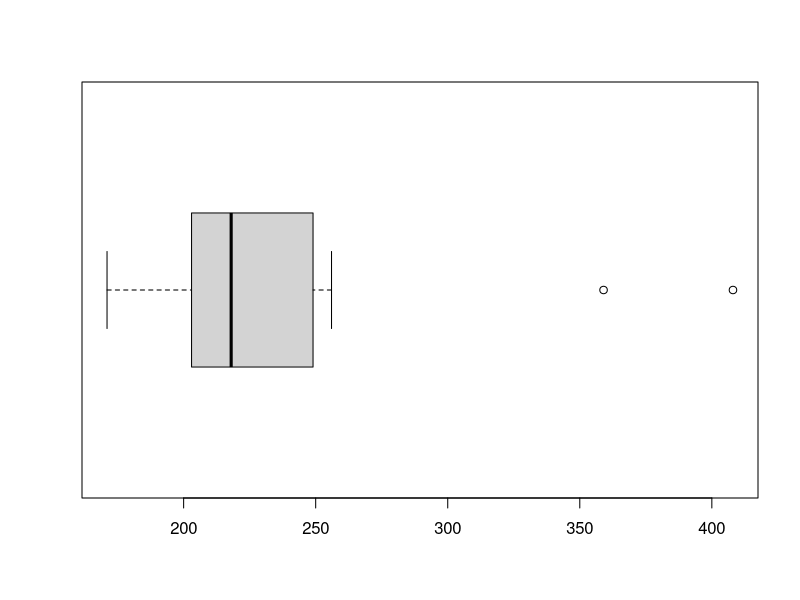
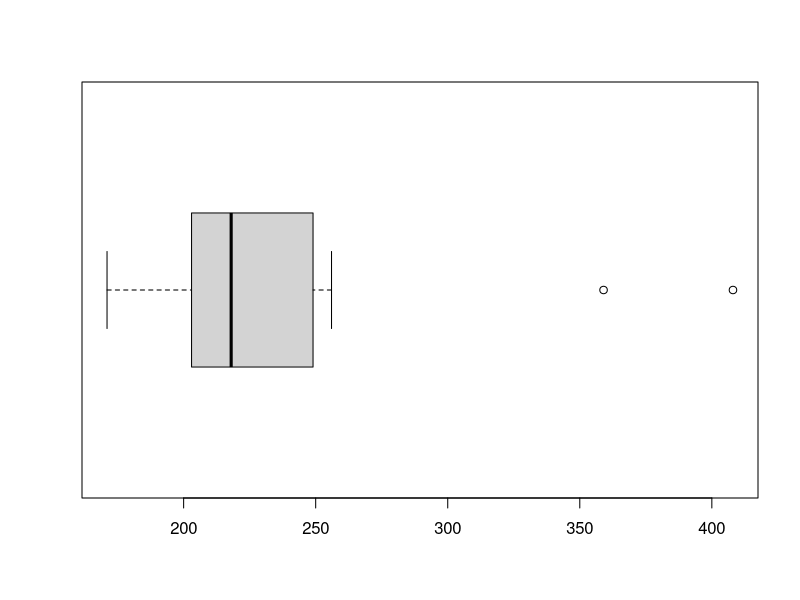

Recreate these plots in R, in order.
calculate_stats <- function(x) {
  # Calculate and print the mean of the data
  xbar <- mean(x)
  cat("Mean: ", xbar, "\n")
  
  # Calculate and print the median of the data
  med <- median(x)
  cat("Median: ", med, "\n")
  
  # Calculate and print the sample variance (s^2)
  s2 <- sum((x - xbar)^2) / (length(x) - 1)
  cat("Sample Variance (s^2): ", s2, "\n")
  
  # Calculate and print the sample standard deviation (s)
  s <- sqrt(s2)
  cat("Sample Standard Deviation (s): ", s, "\n")
  
  # Example usage
  # x <- c(5,5,5,6,7,8)
  # calculate_stats(x)
  
  # sample var and sample sd built-in functions - var(x) and sd(x)
}

calculate_population_stats <- function(x) {
  # Can also use built-in functions 
  # pop.var <- pop_var(x)  # Calculate population variance
  # pop.sd <- sqrt(pop_var(x))  # Calculate population standard deviation (sqrt of variance)
  
  # Calculate the mean of the data
  xbar <- mean(x)
  
  # Calculate the population variance
  pop_var <- sum((x - xbar)^2) / length(x)
  
  # Calculate the population standard deviation (square root of variance)
  pop_sd <- sqrt(pop_var)
  
  # Print the results
  cat("Population Variance: ", pop_var, "\n")
  cat("Population Standard Deviation: ", pop_sd, "\n")
  
  # Example usage:
  # After running this, you can manually input your data when prompted
  # data_hw <- scan()
  # Calculate and print population variance and standard deviation for the input data
  # calculate_population_stats(data_hw)
}

generate_boxplot <- function(bp_data) {
  # Print the median of the data
  cat("Median of the data: ", median(bp_data), "\n")
  
  # Print the summary of the data (includes potential outliers)
  cat("Summary of the data:\n")
  print(summary(bp_data))
  
  # Create a horizontal boxplot and store the result in 'bp'
  bp <- boxplot(bp_data, horizontal = TRUE)
  
  # Print the five-number summary (FNS: Min, Q1, Median, Q3, Max)
  cat("\nFive-Number Summary (FNS):\n")
  print(bp$stats)
  
  # Print the outliers, if any
  if (length(bp$out) > 0) {
    cat("\nOutliers:\n")
    print(bp$out)
  } else {
    cat("\nNo outliers found.\n")
  }
  # Example usage
  # bp_data <- c(171,178,201,203,205,211,218,223,234,249,256,359,408)
  # generate_boxplot(bp_data)
}

find_outliers <- function(data) {
  # Create a boxplot for the data and store the boxplot statistics in 'bp'
  bp <- boxplot(data, horizontal = TRUE) 
  
  # Define the lower and upper limits based on the boxplot statistics
  fl <- bp$stats[2]; # Lower fence (first quartile)
  fu <- bp$stats[4]; # Upper fence (third quartile)
  
  # Calculate the interquartile range (IQR)
  fs <- fu - fl 
  
  # Define the mild outlier range using 1.5 times the IQR
  mild_range <- c(fl - 1.5 * fs, fu + 1.5 * fs); 
  # Define the extreme outlier range using 3 times the IQR
  ext_range  <- c(fl - 3 * fs, fu + 3 * fs); 
  
  # Output the mild and extreme outlier ranges
  mild_range
  ext_range
  
  # Identify and print extreme outliers
  cat("Extreme Outliers: ", 
      data[which(data <= ext_range[1] | data >= ext_range[2])]
  )
  
  # Identify and print mild outliers
  cat("\n   Mild Outliers: ", 
      data[which((data <= mild_range[1] | data >= mild_range[2]) & 
                   !(data <= ext_range[1] | data >= ext_range[2]))]
  )
}

find_fourths <- function(data){
  data <- sort(data)
  
  if(length(data) %% 2 == 1){
    fl <- median(data[1:ceiling(length(data)/2)])
    fu <- median(data[ceiling(length(data)/2):length(data)])
  }
  else{
    fl <- median(data[1:length(data)/2])
    fu <- median(data[(length(data)/2 + 1):length(data)])
  }
  
  cat(" Lower Fourth: ", fl)
  cat("\n Upper Fourth: ", fu)
}

# EXAMPLE USAGE
bp_data <- c(171,178,201,203,205,211,218,223,234,249,256,359,408)
generate_boxplot(bp_data)

find_fourths(bp_data)
find_outliers(bp_data)